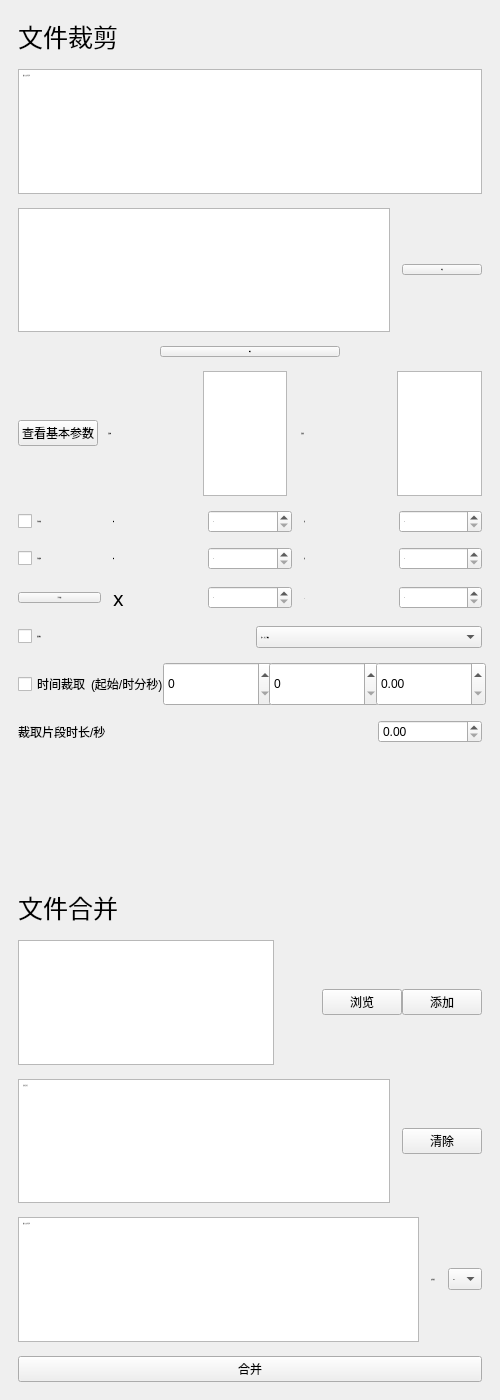
          <widget class="QWidget" name="scrollAreaWidgetContents_2">
           <property name="geometry">
            <rect>
             <x>0</x>
             <y>0</y>
             <width>500</width>
             <height>1400</height>
            </rect>
           </property>
           <property name="minimumSize">
            <size>
             <width>500</width>
             <height>1400</height>
            </size>
           </property>
           <layout class="QVBoxLayout" name="verticalLayout_5">
            <property name="spacing">
             <number>14</number>
            </property>
            <property name="leftMargin">
             <number>18</number>
            </property>
            <property name="topMargin">
             <number>18</number>
            </property>
            <property name="rightMargin">
             <number>18</number>
            </property>
            <property name="bottomMargin">
             <number>18</number>
            </property>
            <item>
             <layout class="QHBoxLayout" name="horizontalLayout_78">
              <item>
               <widget class="QLabel" name="label_19">
                <property name="styleSheet">
                 <string notr="true">QLabel{
font-size:25px;
font-family:'KaiTi';}</string>
                </property>
                <property name="text">
                 <string>文件裁剪</string>
                </property>
               </widget>
              </item>
             </layout>
            </item>
            <item>
             <widget class="QPlainTextEdit" name="file_name_3">
              <property name="font">
               <font>
                <family>Microsoft YaHei</family>
                <pointsize>-1</pointsize>
               </font>
              </property>
              <property name="placeholderText">
               <string>输入矢文件名称</string>
              </property>
             </widget>
            </item>
            <item>
             <layout class="QHBoxLayout" name="horizontalLayout_15">
              <property name="spacing">
               <number>12</number>
              </property>
              <item>
               <widget class="QPlainTextEdit" name="input_file_3">
                <property name="font">
                 <font>
                  <family>Microsoft YaHei</family>
                  <pointsize>-1</pointsize>
                 </font>
                </property>
                <property name="tabChangesFocus">
                 <bool>false</bool>
                </property>
                <property name="lineWrapMode">
                 <enum>QPlainTextEdit::LineWrapMode::NoWrap</enum>
                </property>
                <property name="plainText">
                 <string/>
                </property>
                <property name="placeholderText">
                 <string>输入源文件地址</string>
                </property>
               </widget>
              </item>
              <item>
               <widget class="QPushButton" name="input_enter_3">
                <property name="font">
                 <font>
                  <family>Microsoft YaHei</family>
                  <pointsize>-1</pointsize>
                  <fontweight>DemiBold</fontweight>
                 </font>
                </property>
                <property name="text">
                 <string>浏览</string>
                </property>
               </widget>
              </item>
             </layout>
            </item>
            <item>
             <layout class="QHBoxLayout" name="horizontalLayout_40">
              <item>
               <widget class="QPushButton" name="start_cut">
                <property name="sizePolicy">
                 <sizepolicy hsizetype="Maximum" vsizetype="Maximum">
                  <horstretch>0</horstretch>
                  <verstretch>0</verstretch>
                 </sizepolicy>
                </property>
                <property name="maximumSize">
                 <size>
                  <width>180</width>
                  <height>50</height>
                 </size>
                </property>
                <property name="font">
                 <font>
                  <family>Microsoft YaHei</family>
                  <pointsize>-1</pointsize>
                  <fontweight>DemiBold</fontweight>
                 </font>
                </property>
                <property name="text">
                 <string>剪切</string>
                </property>
               </widget>
              </item>
             </layout>
            </item>
            <item>
             <layout class="QHBoxLayout" name="horizontalLayout_38">
              <item>
               <layout class="QHBoxLayout" name="horizontalLayout_25">
                <item>
                 <layout class="QHBoxLayout" name="horizontalLayout_17" stretch="0,3,3">
                  <property name="spacing">
                   <number>10</number>
                  </property>
                  <item>
                   <widget class="QPushButton" name="ensure_element">
                    <property name="text">
                     <string>查看基本参数</string>
                    </property>
                   </widget>
                  </item>
                  <item>
                   <widget class="QLabel" name="label_3">
                    <property name="font">
                     <font>
                      <family>Microsoft YaHei</family>
                      <pointsize>-1</pointsize>
                     </font>
                    </property>
                    <property name="text">
                     <string>当前高</string>
                    </property>
                   </widget>
                  </item>
                  <item>
                   <widget class="QPlainTextEdit" name="current_height">
                    <property name="font">
                     <font>
                      <family>Microsoft YaHei</family>
                      <pointsize>-1</pointsize>
                     </font>
                    </property>
                    <property name="styleSheet">
                     <string notr="true">QPlainTextEdit{
font-size:15px;}</string>
                    </property>
                    <property name="readOnly">
                     <bool>true</bool>
                    </property>
                   </widget>
                  </item>
                 </layout>
                </item>
                <item>
                 <layout class="QHBoxLayout" name="horizontalLayout_18" stretch="3,3">
                  <property name="spacing">
                   <number>10</number>
                  </property>
                  <item>
                   <widget class="QLabel" name="label_7">
                    <property name="font">
                     <font>
                      <family>Microsoft YaHei</family>
                      <pointsize>-1</pointsize>
                     </font>
                    </property>
                    <property name="text">
                     <string>当前宽</string>
                    </property>
                   </widget>
                  </item>
                  <item>
                   <widget class="QPlainTextEdit" name="current_width">
                    <property name="font">
                     <font>
                      <family>Microsoft YaHei</family>
                      <pointsize>-1</pointsize>
                     </font>
                    </property>
                    <property name="styleSheet">
                     <string notr="true">QPlainTextEdit{
font-size:15px;}</string>
                    </property>
                    <property name="readOnly">
                     <bool>true</bool>
                    </property>
                   </widget>
                  </item>
                 </layout>
                </item>
               </layout>
              </item>
             </layout>
            </item>
            <item>
             <layout class="QHBoxLayout" name="horizontalLayout_19" stretch="1,1,1,1,1">
              <property name="spacing">
               <number>12</number>
              </property>
              <item>
               <widget class="QCheckBox" name="h_s">
                <property name="font">
                 <font>
                  <family>Microsoft YaHei</family>
                  <pointsize>-1</pointsize>
                 </font>
                </property>
                <property name="text">
                 <string>手动伸缩</string>
                </property>
               </widget>
              </item>
              <item>
               <widget class="QLabel" name="label_8">
                <property name="font">
                 <font>
                  <family>Microsoft YaHei</family>
                  <pointsize>-1</pointsize>
                 </font>
                </property>
                <property name="text">
                 <string>高</string>
                </property>
               </widget>
              </item>
              <item>
               <widget class="QSpinBox" name="sheight">
                <property name="font">
                 <font>
                  <family>Microsoft YaHei</family>
                  <pointsize>-1</pointsize>
                 </font>
                </property>
                <property name="maximum">
                 <number>10000000</number>
                </property>
               </widget>
              </item>
              <item>
               <widget class="QLabel" name="label_10">
                <property name="font">
                 <font>
                  <family>Microsoft YaHei</family>
                  <pointsize>-1</pointsize>
                 </font>
                </property>
                <property name="text">
                 <string>宽</string>
                </property>
               </widget>
              </item>
              <item>
               <widget class="QSpinBox" name="swidth">
                <property name="font">
                 <font>
                  <family>Microsoft YaHei</family>
                  <pointsize>-1</pointsize>
                 </font>
                </property>
                <property name="maximum">
                 <number>100000</number>
                </property>
               </widget>
              </item>
             </layout>
            </item>
            <item>
             <spacer name="verticalSpacer_17">
              <property name="orientation">
               <enum>Qt::Orientation::Vertical</enum>
              </property>
              <property name="sizeHint" stdset="0">
               <size>
                <width>20</width>
                <height>40</height>
               </size>
              </property>
             </spacer>
            </item>
            <item>
             <layout class="QHBoxLayout" name="horizontalLayout_20" stretch="1,1,1,1,1">
              <property name="spacing">
               <number>12</number>
              </property>
              <item>
               <widget class="QCheckBox" name="h_c">
                <property name="font">
                 <font>
                  <family>Microsoft YaHei</family>
                  <pointsize>-1</pointsize>
                 </font>
                </property>
                <property name="text">
                 <string>手动裁剪</string>
                </property>
               </widget>
              </item>
              <item>
               <widget class="QLabel" name="label_12">
                <property name="font">
                 <font>
                  <family>Microsoft YaHei</family>
                  <pointsize>-1</pointsize>
                 </font>
                </property>
                <property name="text">
                 <string>高</string>
                </property>
               </widget>
              </item>
              <item>
               <widget class="QSpinBox" name="cheight">
                <property name="font">
                 <font>
                  <family>Microsoft YaHei</family>
                  <pointsize>-1</pointsize>
                 </font>
                </property>
                <property name="maximum">
                 <number>1000000</number>
                </property>
               </widget>
              </item>
              <item>
               <widget class="QLabel" name="label_13">
                <property name="font">
                 <font>
                  <family>Microsoft YaHei</family>
                  <pointsize>-1</pointsize>
                 </font>
                </property>
                <property name="text">
                 <string>宽</string>
                </property>
               </widget>
              </item>
              <item>
               <widget class="QSpinBox" name="cwidth">
                <property name="font">
                 <font>
                  <family>Microsoft YaHei</family>
                  <pointsize>-1</pointsize>
                 </font>
                </property>
                <property name="maximum">
                 <number>10000000</number>
                </property>
               </widget>
              </item>
             </layout>
            </item>
            <item>
             <layout class="QHBoxLayout" name="horizontalLayout_26">
              <property name="spacing">
               <number>12</number>
              </property>
              <item>
               <layout class="QHBoxLayout" name="horizontalLayout_21" stretch="1,1,1,1,1">
                <property name="spacing">
                 <number>12</number>
                </property>
                <item>
                 <widget class="QPushButton" name="selectsize">
                  <property name="sizePolicy">
                   <sizepolicy hsizetype="Expanding" vsizetype="Fixed">
                    <horstretch>0</horstretch>
                    <verstretch>0</verstretch>
                   </sizepolicy>
                  </property>
                  <property name="font">
                   <font>
                    <family>Microsoft YaHei</family>
                    <pointsize>-1</pointsize>
                    <fontweight>DemiBold</fontweight>
                   </font>
                  </property>
                  <property name="text">
                   <string>手动布局</string>
                  </property>
                 </widget>
                </item>
                <item>
                 <widget class="QLabel" name="label_14">
                  <property name="sizePolicy">
                   <sizepolicy hsizetype="Expanding" vsizetype="Preferred">
                    <horstretch>0</horstretch>
                    <verstretch>0</verstretch>
                   </sizepolicy>
                  </property>
                  <property name="font">
                   <font>
                    <family>Microsoft YaHei</family>
                    <pointsize>-1</pointsize>
                   </font>
                  </property>
                  <property name="styleSheet">
                   <string notr="true">QLabel{
font-size:20px;
}</string>
                  </property>
                  <property name="text">
                   <string>x</string>
                  </property>
                 </widget>
                </item>
                <item>
                 <widget class="QSpinBox" name="cx">
                  <property name="sizePolicy">
                   <sizepolicy hsizetype="Expanding" vsizetype="Fixed">
                    <horstretch>0</horstretch>
                    <verstretch>0</verstretch>
                   </sizepolicy>
                  </property>
                  <property name="font">
                   <font>
                    <family>Microsoft YaHei</family>
                    <pointsize>-1</pointsize>
                   </font>
                  </property>
                  <property name="maximum">
                   <number>1000000</number>
                  </property>
                 </widget>
                </item>
                <item>
                 <widget class="QLabel" name="label_15">
                  <property name="sizePolicy">
                   <sizepolicy hsizetype="Expanding" vsizetype="Preferred">
                    <horstretch>0</horstretch>
                    <verstretch>0</verstretch>
                   </sizepolicy>
                  </property>
                  <property name="font">
                   <font>
                    <family>Microsoft YaHei</family>
                    <pointsize>-1</pointsize>
                   </font>
                  </property>
                  <property name="text">
                   <string>y</string>
                  </property>
                 </widget>
                </item>
                <item>
                 <widget class="QSpinBox" name="cy">
                  <property name="sizePolicy">
                   <sizepolicy hsizetype="Expanding" vsizetype="Fixed">
                    <horstretch>0</horstretch>
                    <verstretch>0</verstretch>
                   </sizepolicy>
                  </property>
                  <property name="font">
                   <font>
                    <family>Microsoft YaHei</family>
                    <pointsize>-1</pointsize>
                   </font>
                  </property>
                  <property name="maximum">
                   <number>1000000</number>
                  </property>
                 </widget>
                </item>
               </layout>
              </item>
             </layout>
            </item>
            <item>
             <spacer name="verticalSpacer_18">
              <property name="orientation">
               <enum>Qt::Orientation::Vertical</enum>
              </property>
              <property name="sizeHint" stdset="0">
               <size>
                <width>20</width>
                <height>40</height>
               </size>
              </property>
             </spacer>
            </item>
            <item>
             <layout class="QHBoxLayout" name="horizontalLayout_22">
              <property name="spacing">
               <number>12</number>
              </property>
              <item>
               <widget class="QCheckBox" name="isreverse">
                <property name="font">
                 <font>
                  <family>Microsoft YaHei</family>
                  <pointsize>-1</pointsize>
                 </font>
                </property>
                <property name="text">
                 <string>启用翻转</string>
                </property>
               </widget>
              </item>
              <item>
               <widget class="QComboBox" name="reverseindex">
                <property name="font">
                 <font>
                  <family>Microsoft YaHei</family>
                  <pointsize>-1</pointsize>
                 </font>
                </property>
                <item>
                 <property name="text">
                  <string>逆90，并上下翻转</string>
                 </property>
                </item>
                <item>
                 <property name="text">
                  <string>顺90</string>
                 </property>
                </item>
                <item>
                 <property name="text">
                  <string>逆90</string>
                 </property>
                </item>
                <item>
                 <property name="text">
                  <string>顺90，并上下翻转</string>
                 </property>
                </item>
               </widget>
              </item>
             </layout>
            </item>
            <item>
             <spacer name="verticalSpacer_19">
              <property name="orientation">
               <enum>Qt::Orientation::Vertical</enum>
              </property>
              <property name="sizeHint" stdset="0">
               <size>
                <width>20</width>
                <height>40</height>
               </size>
              </property>
             </spacer>
            </item>
            <item>
             <layout class="QHBoxLayout" name="horizontalLayout_27" stretch="1,1,1,1,1">
              <property name="spacing">
               <number>0</number>
              </property>
              <item>
               <widget class="QCheckBox" name="istime">
                <property name="sizePolicy">
                 <sizepolicy hsizetype="Expanding" vsizetype="Fixed">
                  <horstretch>0</horstretch>
                  <verstretch>0</verstretch>
                 </sizepolicy>
                </property>
                <property name="minimumSize">
                 <size>
                  <width>0</width>
                  <height>28</height>
                 </size>
                </property>
                <property name="text">
                 <string>时间裁取</string>
                </property>
               </widget>
              </item>
              <item>
               <widget class="QLabel" name="label">
                <property name="sizePolicy">
                 <sizepolicy hsizetype="Expanding" vsizetype="Preferred">
                  <horstretch>0</horstretch>
                  <verstretch>0</verstretch>
                 </sizepolicy>
                </property>
                <property name="text">
                 <string>(起始/时分秒)</string>
                </property>
               </widget>
              </item>
              <item>
               <widget class="QSpinBox" name="shour">
                <property name="sizePolicy">
                 <sizepolicy hsizetype="Expanding" vsizetype="Minimum">
                  <horstretch>0</horstretch>
                  <verstretch>0</verstretch>
                 </sizepolicy>
                </property>
                <property name="minimumSize">
                 <size>
                  <width>110</width>
                  <height>44</height>
                 </size>
                </property>
                <property name="maximum">
                 <number>200</number>
                </property>
               </widget>
              </item>
              <item>
               <widget class="QSpinBox" name="sminute">
                <property name="sizePolicy">
                 <sizepolicy hsizetype="Expanding" vsizetype="Fixed">
                  <horstretch>0</horstretch>
                  <verstretch>0</verstretch>
                 </sizepolicy>
                </property>
                <property name="minimumSize">
                 <size>
                  <width>110</width>
                  <height>44</height>
                 </size>
                </property>
                <property name="maximum">
                 <number>60</number>
                </property>
               </widget>
              </item>
              <item>
               <widget class="QDoubleSpinBox" name="ssecond">
                <property name="sizePolicy">
                 <sizepolicy hsizetype="Expanding" vsizetype="Fixed">
                  <horstretch>0</horstretch>
                  <verstretch>0</verstretch>
                 </sizepolicy>
                </property>
                <property name="minimumSize">
                 <size>
                  <width>110</width>
                  <height>44</height>
                 </size>
                </property>
                <property name="maximum">
                 <double>60.000000000000000</double>
                </property>
               </widget>
              </item>
             </layout>
            </item>
            <item>
             <spacer name="verticalSpacer_20">
              <property name="orientation">
               <enum>Qt::Orientation::Vertical</enum>
              </property>
              <property name="sizeHint" stdset="0">
               <size>
                <width>20</width>
                <height>40</height>
               </size>
              </property>
             </spacer>
            </item>
            <item>
             <layout class="QHBoxLayout" name="horizontalLayout_28" stretch="0,1,0,2">
              <property name="spacing">
               <number>0</number>
              </property>
              <item>
               <widget class="QLabel" name="label_20">
                <property name="sizePolicy">
                 <sizepolicy hsizetype="Expanding" vsizetype="Preferred">
                  <horstretch>0</horstretch>
                  <verstretch>0</verstretch>
                 </sizepolicy>
                </property>
                <property name="text">
                 <string>裁取片段时长/秒</string>
                </property>
               </widget>
              </item>
              <item>
               <spacer name="horizontalSpacer_8">
                <property name="orientation">
                 <enum>Qt::Orientation::Horizontal</enum>
                </property>
                <property name="sizeHint" stdset="0">
                 <size>
                  <width>78</width>
                  <height>20</height>
                 </size>
                </property>
               </spacer>
              </item>
              <item>
               <spacer name="horizontalSpacer_9">
                <property name="orientation">
                 <enum>Qt::Orientation::Horizontal</enum>
                </property>
                <property name="sizeHint" stdset="0">
                 <size>
                  <width>220</width>
                  <height>20</height>
                 </size>
                </property>
               </spacer>
              </item>
              <item>
               <widget class="QDoubleSpinBox" name="dsecond">
                <property name="sizePolicy">
                 <sizepolicy hsizetype="Expanding" vsizetype="Fixed">
                  <horstretch>0</horstretch>
                  <verstretch>0</verstretch>
                 </sizepolicy>
                </property>
                <property name="maximum">
                 <double>60.000000000000000</double>
                </property>
               </widget>
              </item>
             </layout>
            </item>
            <item>
             <spacer name="verticalSpacer_2">
              <property name="orientation">
               <enum>Qt::Orientation::Vertical</enum>
              </property>
              <property name="sizeType">
               <enum>QSizePolicy::Policy::Maximum</enum>
              </property>
              <property name="sizeHint" stdset="0">
               <size>
                <width>20</width>
                <height>24</height>
               </size>
              </property>
             </spacer>
            </item>
            <item>
             <spacer name="verticalSpacer_9">
              <property name="orientation">
               <enum>Qt::Orientation::Vertical</enum>
              </property>
              <property name="sizeHint" stdset="0">
               <size>
                <width>20</width>
                <height>200</height>
               </size>
              </property>
             </spacer>
            </item>
            <item>
             <widget class="QLabel" name="label_57">
              <property name="styleSheet">
               <string notr="true">QLabel{
font-size:25px;
font-family:'KaiTi';}</string>
              </property>
              <property name="text">
               <string>文件合并</string>
              </property>
             </widget>
            </item>
            <item>
             <layout class="QHBoxLayout" name="horizontalLayout_23">
              <property name="spacing">
               <number>0</number>
              </property>
              <item>
               <widget class="QPlainTextEdit" name="input_file_4">
                <property name="font">
                 <font>
                  <family>Microsoft YaHei</family>
                  <pointsize>-1</pointsize>
                 </font>
                </property>
                <property name="tabChangesFocus">
                 <bool>false</bool>
                </property>
                <property name="lineWrapMode">
                 <enum>QPlainTextEdit::LineWrapMode::NoWrap</enum>
                </property>
                <property name="plainText">
                 <string/>
                </property>
                <property name="placeholderText">
                 <string>输入源文件地址</string>
                </property>
               </widget>
              </item>
              <item>
               <spacer name="horizontalSpacer_17">
                <property name="orientation">
                 <enum>Qt::Orientation::Horizontal</enum>
                </property>
                <property name="sizeHint" stdset="0">
                 <size>
                  <width>40</width>
                  <height>20</height>
                 </size>
                </property>
               </spacer>
              </item>
              <item>
               <widget class="QPushButton" name="input_enter_4">
                <property name="text">
                 <string>浏览</string>
                </property>
               </widget>
              </item>
              <item>
               <widget class="QPushButton" name="addpath">
                <property name="text">
                 <string>添加</string>
                </property>
               </widget>
              </item>
             </layout>
            </item>
            <item>
             <layout class="QHBoxLayout" name="horizontalLayout_36">
              <property name="spacing">
               <number>12</number>
              </property>
              <item>
               <widget class="QPlainTextEdit" name="concat_target">
                <property name="minimumSize">
                 <size>
                  <width>0</width>
                  <height>50</height>
                 </size>
                </property>
                <property name="font">
                 <font>
                  <family>Microsoft YaHei</family>
                  <pointsize>-1</pointsize>
                 </font>
                </property>
                <property name="readOnly">
                 <bool>true</bool>
                </property>
                <property name="placeholderText">
                 <string>目标合并栏</string>
                </property>
               </widget>
              </item>
              <item>
               <widget class="QPushButton" name="clear_path">
                <property name="text">
                 <string>清除</string>
                </property>
               </widget>
              </item>
             </layout>
            </item>
            <item>
             <layout class="QHBoxLayout" name="horizontalLayout_24">
              <property name="spacing">
               <number>12</number>
              </property>
              <item>
               <widget class="QPlainTextEdit" name="file_name_4">
                <property name="font">
                 <font>
                  <family>Microsoft YaHei</family>
                  <pointsize>-1</pointsize>
                 </font>
                </property>
                <property name="placeholderText">
                 <string>输入矢文件名称</string>
                </property>
               </widget>
              </item>
              <item>
               <widget class="QLabel" name="label_18">
                <property name="font">
                 <font>
                  <family>Microsoft YaHei</family>
                  <pointsize>-1</pointsize>
                 </font>
                </property>
                <property name="text">
                 <string>文件格式</string>
                </property>
               </widget>
              </item>
              <item>
               <widget class="QComboBox" name="file_f_3">
                <property name="font">
                 <font>
                  <family>Microsoft YaHei</family>
                  <pointsize>-1</pointsize>
                 </font>
                </property>
                <item>
                 <property name="text">
                  <string>mp4</string>
                 </property>
                </item>
                <item>
                 <property name="text">
                  <string>mkv</string>
                 </property>
                </item>
                <item>
                 <property name="text">
                  <string>flv</string>
                 </property>
                </item>
                <item>
                 <property name="text">
                  <string>webm</string>
                 </property>
                </item>
                <item>
                 <property name="text">
                  <string>avi</string>
                 </property>
                </item>
                <item>
                 <property name="text">
                  <string>mov</string>
                 </property>
                </item>
                <item>
                 <property name="text">
                  <string>wmv</string>
                 </property>
                </item>
                <item>
                 <property name="text">
                  <string>ts</string>
                 </property>
                </item>
                <item>
                 <property name="text">
                  <string>m2ts</string>
                 </property>
                </item>
                <item>
                 <property name="text">
                  <string>3gp</string>
                 </property>
                </item>
                <item>
                 <property name="text">
                  <string>mp3</string>
                 </property>
                </item>
                <item>
                 <property name="text">
                  <string>aac</string>
                 </property>
                </item>
                <item>
                 <property name="text">
                  <string>wav</string>
                 </property>
                </item>
                <item>
                 <property name="text">
                  <string>flac</string>
                 </property>
                </item>
                <item>
                 <property name="text">
                  <string>ogg</string>
                 </property>
                </item>
                <item>
                 <property name="text">
                  <string>m4a</string>
                 </property>
                </item>
                <item>
                 <property name="text">
                  <string>wma</string>
                 </property>
                </item>
               </widget>
              </item>
             </layout>
            </item>
            <item>
             <widget class="QPushButton" name="concat">
              <property name="text">
               <string>合并</string>
              </property>
             </widget>
            </item>
           </layout>
          </widget>
